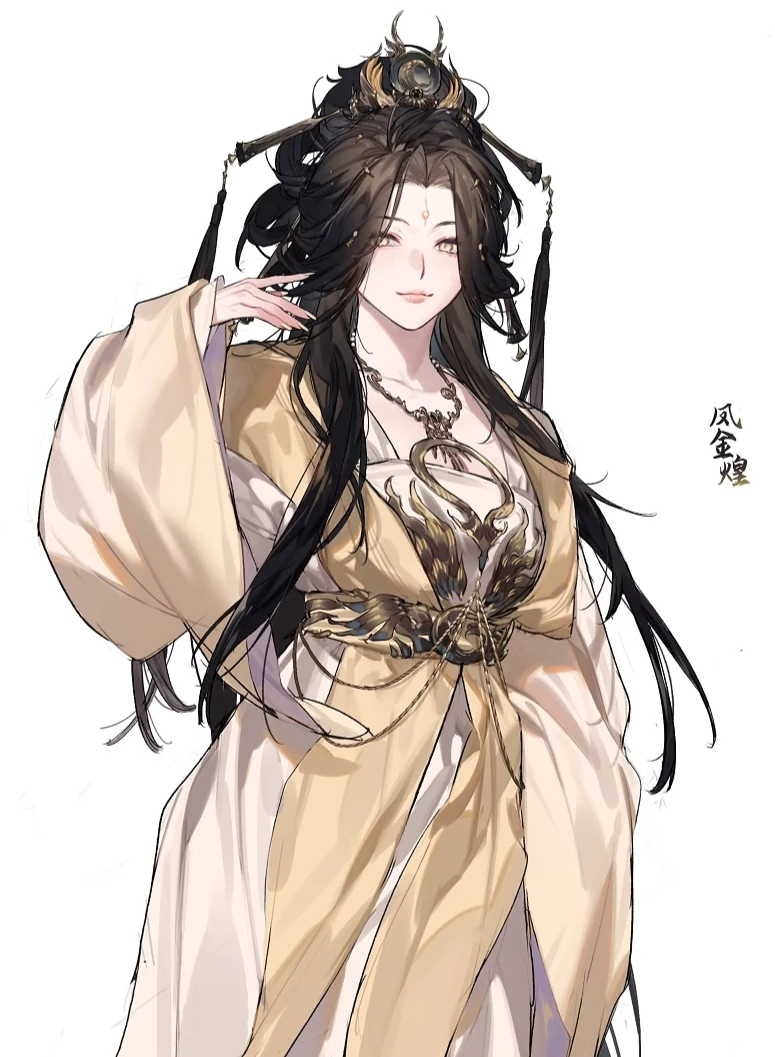
#> input picture ReadingImageAndVideos/image.png, 775 x 1057 px
$ python EdgeDetection.py
#> lines starting #> are read from the running program, lines starting #| are printed output that depends on the picture; after the words box and inside, x2 and y2 are one past the last pixel; in counts of white or black regions, pixels touching at a corner belong together
import cv2 as cv
import numpy as np

img = cv.imread('../image.png')
#> img is the input picture: shape (1057, 775, 3); mean B, G, R 195, 202.1, 212.3
cv.imshow('Original Image', img)
gray = cv.cvtColor(img, cv.COLOR_BGR2GRAY)
cv.imshow('Grayscale Image', gray)

# Laplacian Edge Detection
Laplacian = cv.Laplacian(gray, cv.CV_64F)
Laplacian = np.uint8(np.absolute(Laplacian))
cv.imshow('Laplacian Edge Detection', Laplacian)

# Sobel Edge Detection
sobelX = cv.Sobel(gray, cv.CV_64F, 1, 0)
sobelY = cv.Sobel(gray, cv.CV_64F, 0, 1)
cv.imshow('Sobel X', sobelX)
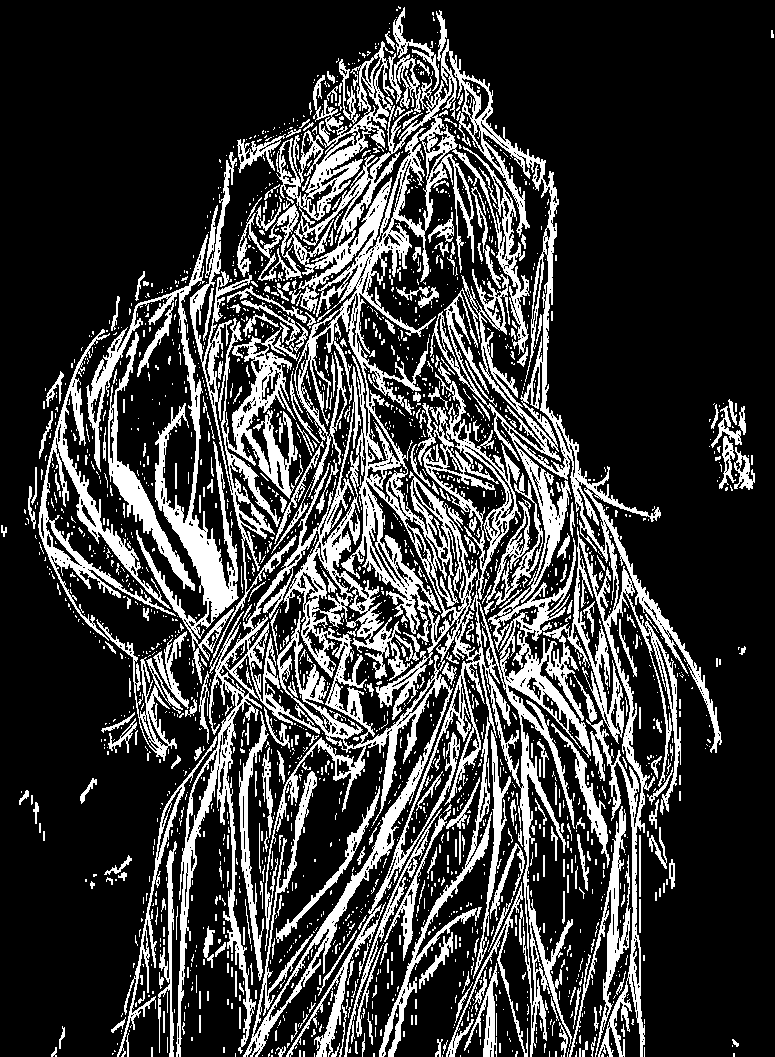
#> window 'Sobel X': shape (1057, 775); 23.5% white; 2298 white regions (1908 under 20 px), largest, box (x1, y1, x2, y2) and area: (176, 10, 722, 1057) 118603, (86, 234, 239, 684) 9396, (38, 329, 176, 641) 5586
cv.imshow('Sobel Y', sobelY)
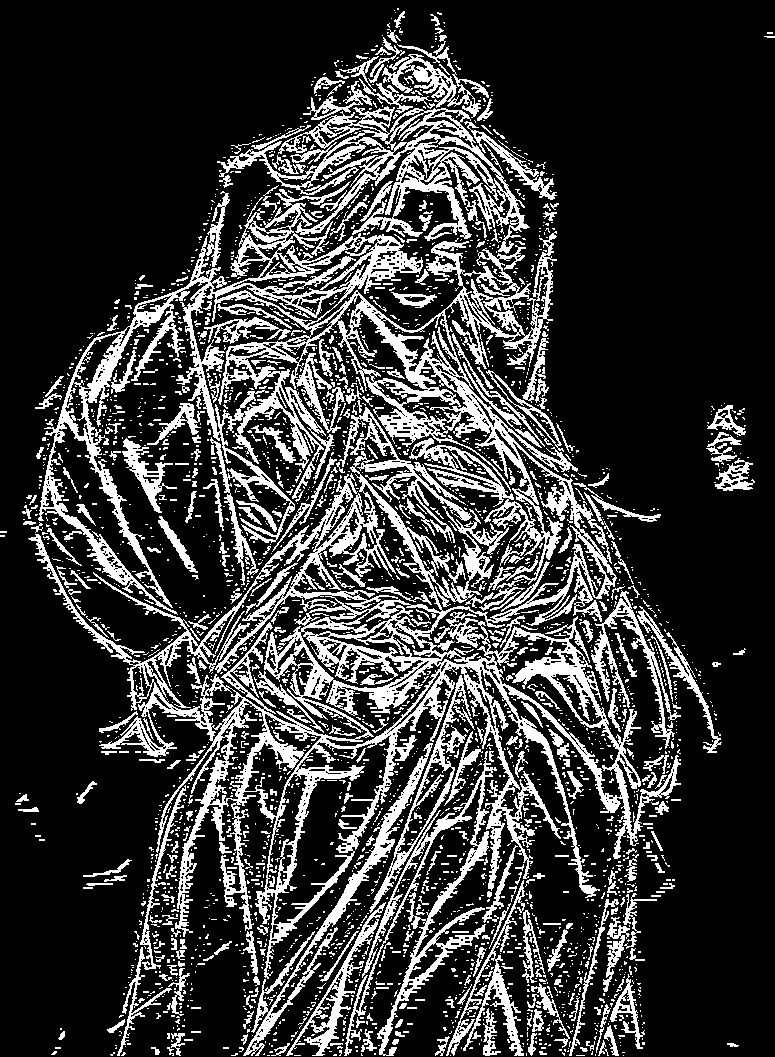
#> window 'Sobel Y': shape (1057, 775); 21.9% white; 3160 white regions (2736 under 20 px), largest, box (x1, y1, x2, y2) and area: (28, 181, 681, 979) 94156, (217, 106, 530, 254) 11599, (344, 751, 497, 1056) 5573
combinedSobel = cv.bitwise_or(sobelX, sobelY)
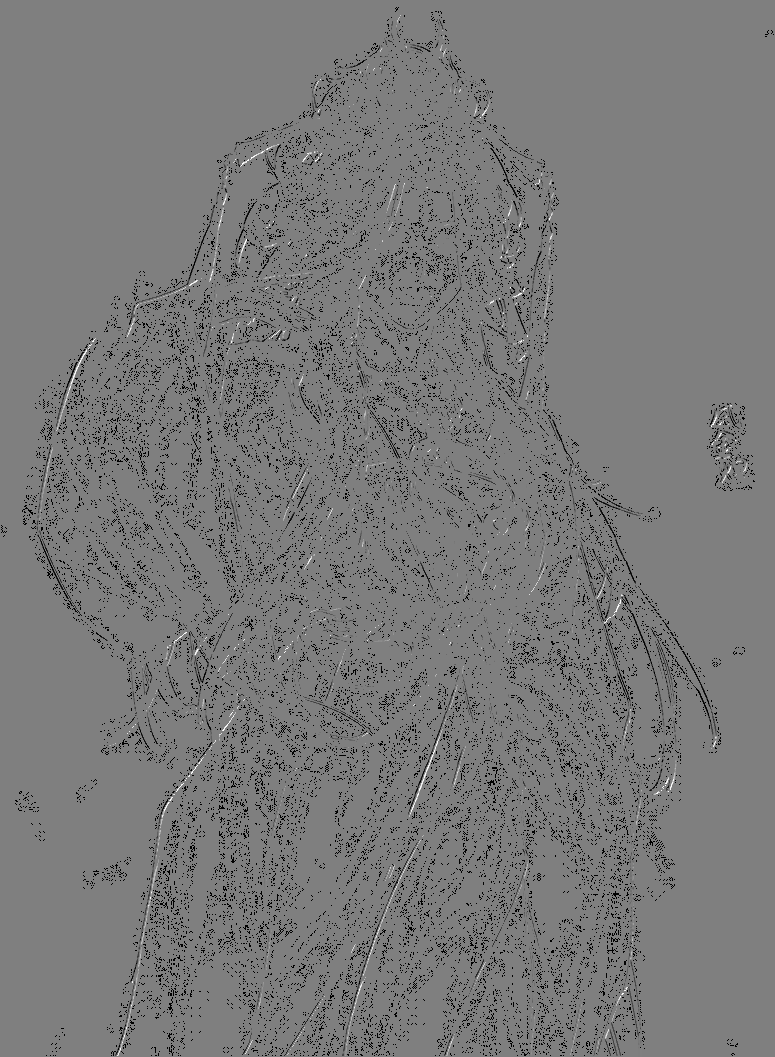
#> combinedSobel: shape (1057, 775) float64; 3.96% of the values are NaN or infinite; the others: min -130944, max 130944, mean -732.7; drawn with min black, max white, NaN and infinite black
cv.imshow('Combined Sobel', combinedSobel)
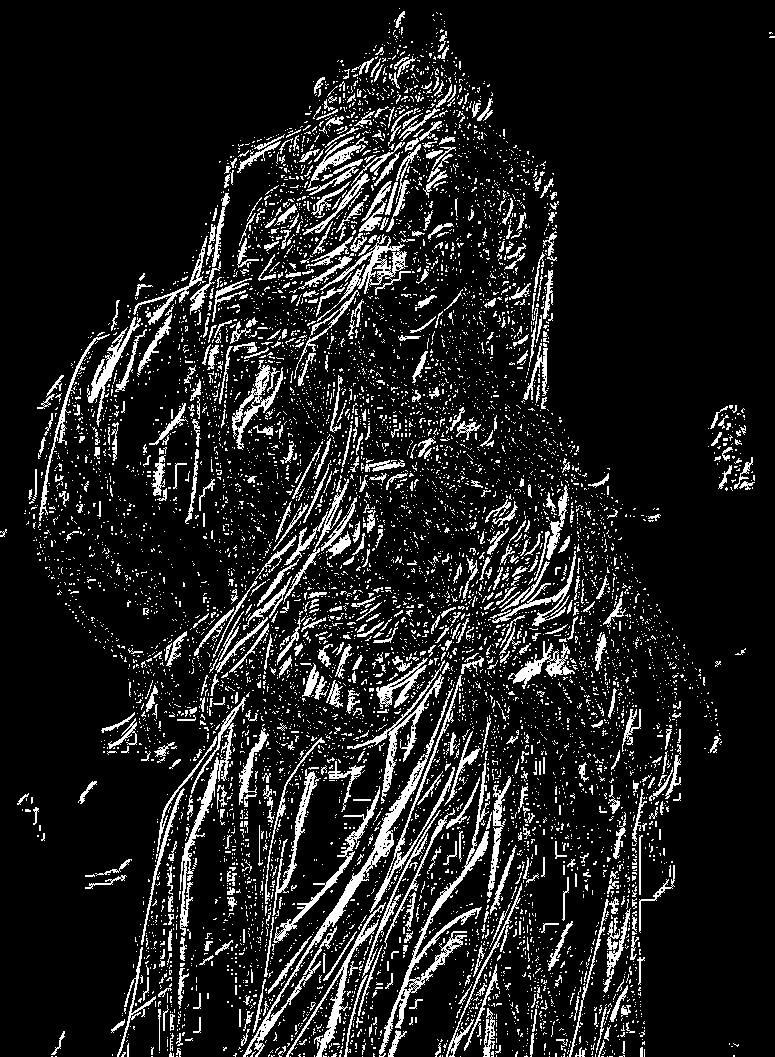
#> window 'Combined Sobel': shape (1057, 775); 12.2% white in thin lines or dots

# Canny Edge Detection
canny = cv.Canny(gray, 150, 175)
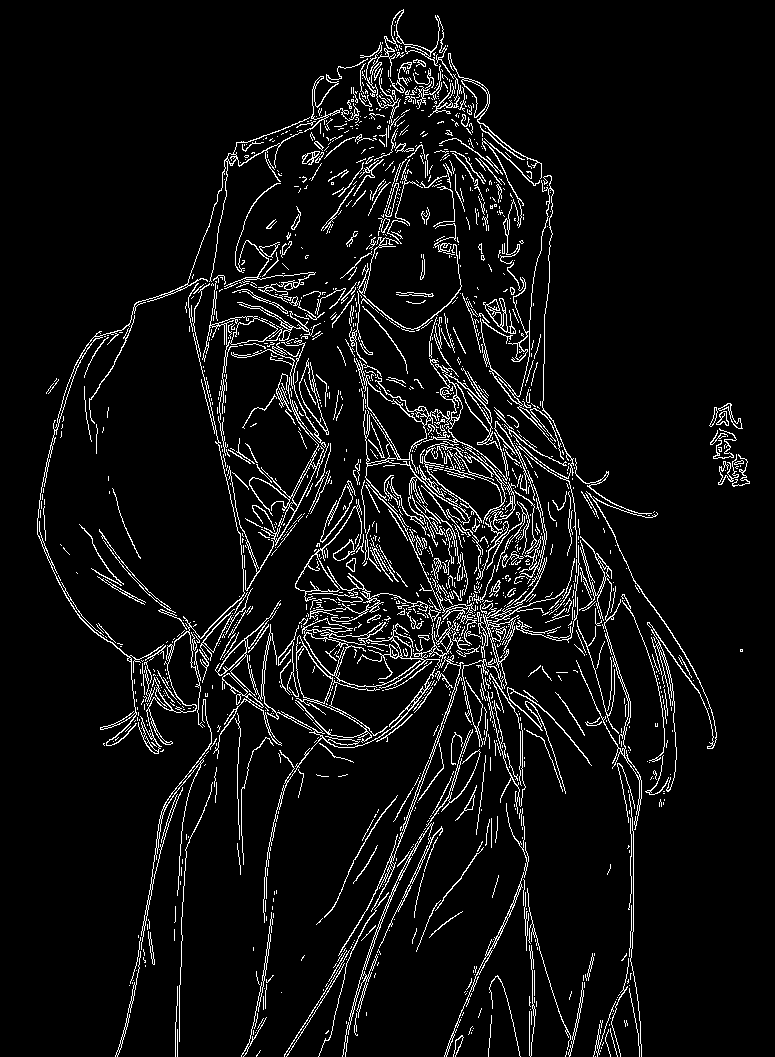
#> canny: shape (1057, 775); 6.4% white in thin lines or dots
cv.imshow('Canny Edge Detection', canny)


cv.waitKey(0)
cv.destroyAllWindows()
